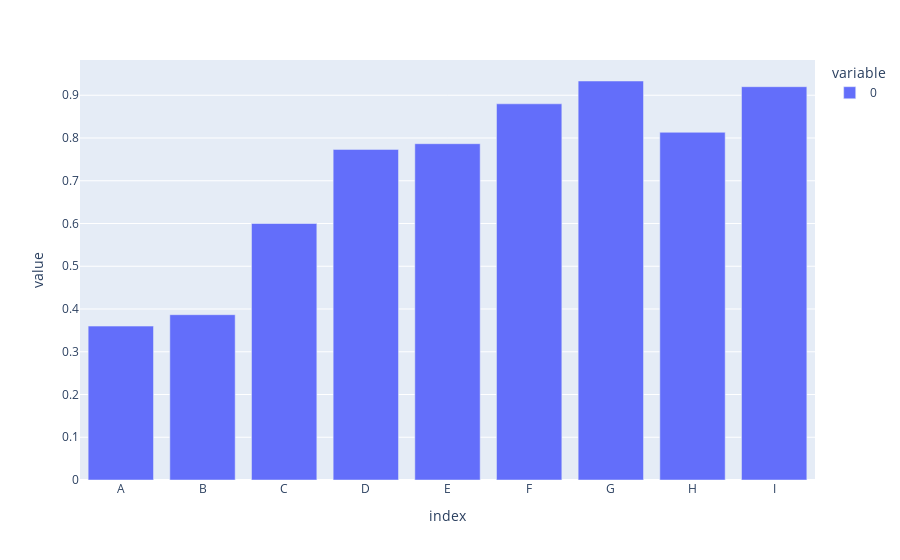

The notebook cell saved with this chart:
### Code cell
FLAccuracy = {}
FLAccuracy['A'] = update_train('./data/dataA.csv')
FLAccuracy['B'] = update_train('./data/dataB.csv')
FLAccuracy['C'] = update_train('./data/dataC.csv')
FLAccuracy['D'] = update_train('./data/dataD.csv')
FLAccuracy['E'] = update_train('./data/dataE.csv')
FLAccuracy['F'] = update_train('./data/dataF.csv')
FLAccuracy['G'] = update_train('./data/dataG.csv')
FLAccuracy['H'] = update_train('./data/dataH.csv')
FLAccuracy['I'] = update_train('./data/dataI.csv')
px.bar(pd.DataFrame.from_dict(FLAccuracy, orient='index'))

### Figure 1 — Plotly figure (JSON) as saved in the notebook; plotly's stock layout.template omitted (floating-point values rounded to 4 significant figures)
{"data": [{"alignmentgroup": "True", "hovertemplate": "variable=0<br>index=%{x}<br>value=%{y}<extra></extra>", "legendgroup": "0", "marker": {"color": "#636efa"}, "name": "0", "offsetgroup": "0", "orientation": "v", "showlegend": true, "textposition": "auto", "type": "bar", "x": ["A", "B", "C", "D", "E", "F", "G", "H", "I"], "xaxis": "x", "y": [0.36, 0.3867, 0.6, 0.7733, 0.7867, 0.88, 0.9333, 0.8133, 0.92], "yaxis": "y"}], "layout": {"barmode": "relative", "legend": {"title": {"text": "variable"}, "tracegroupgap": 0}, "margin": {"t": 60}, "xaxis": {"anchor": "y", "domain": [0, 1], "title": {"text": "index"}}, "yaxis": {"anchor": "x", "domain": [0, 1], "title": {"text": "value"}}}}
